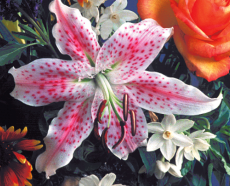
#> input picture Images/lily.tif, 230 x 186 px
$ python histogram.py
#> lines starting #> are read from the running program, lines starting #| are printed output that depends on the picture
import numpy as np
import cv2
import matplotlib.pyplot as plt

path = '../Images/'

img = cv2.imread(path+'lily.tif')
#> img is the input picture: shape (186, 230, 3); mean B, G, R 107.7, 101.8, 137.5
# cv2.imshow('image',img)
gray_image = cv2.cvtColor(img, cv2.COLOR_BGR2GRAY)
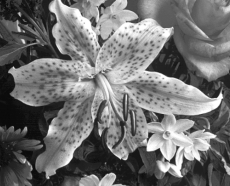
#> gray_image: shape (186, 230); min 9, max 255, mean 113.1
# cv2.imshow('gray_image',gray_image)
cv2.imwrite('images/lily_gray.tif', gray_image)

img=plt.hist(gray_image.ravel(),256,[0,256])
plt.show()
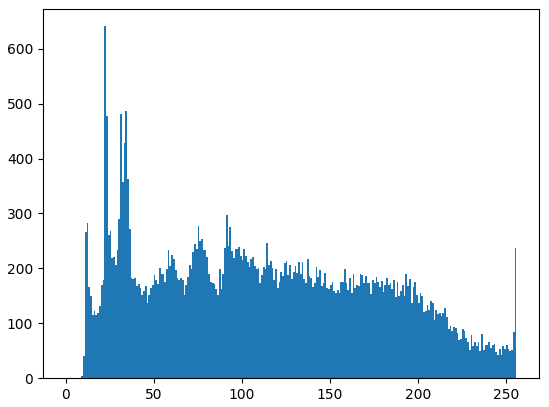
#> figure drawn by matplotlib, 1 panel; tallest bar 641 high, from x = 22 to 23

# cv2.waitKey(0)
# cv2.destroyAllWindows()

$ run again, with Images/alumgrns.tif copied over Images/lily.tif
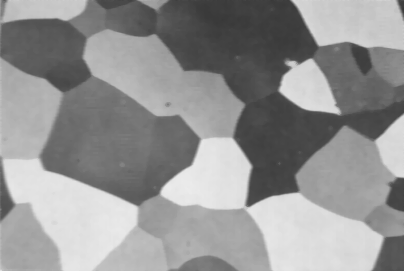
#> input picture Images/alumgrns.tif, 404 x 271 px
#> img is the input picture: shape (271, 404, 3); min 55, max 236, mean 147.1
#> `plt.show()`:
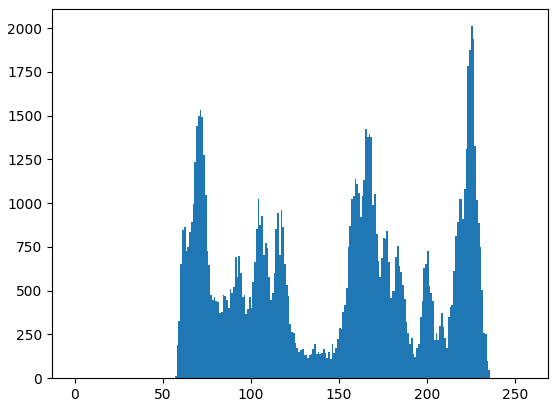
#> figure drawn by matplotlib, 1 panel; tallest bar 2011 high, from x = 225 to 226

$ run again, with Images/blood.tif copied over Images/lily.tif
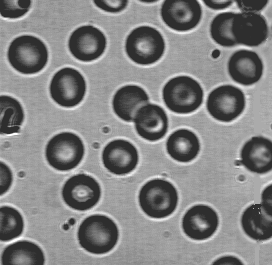
#> input picture Images/blood.tif, 272 x 265 px
#> img is the input picture: shape (265, 272, 3); min 46, max 255, mean 129.8
#> `plt.show()`:
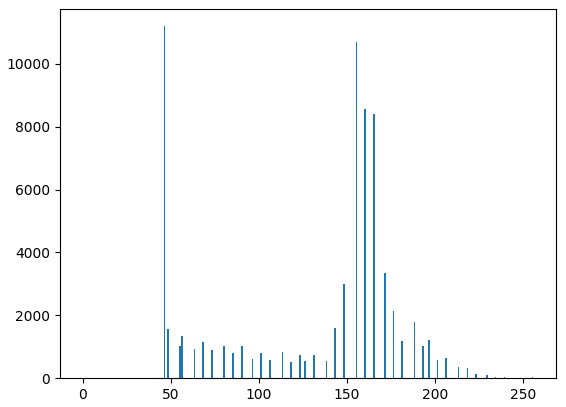
#> figure drawn by matplotlib, 1 panel; tallest bar 11198 high, from x = 46 to 47

$ run again, with Images/kids.tif copied over Images/lily.tif
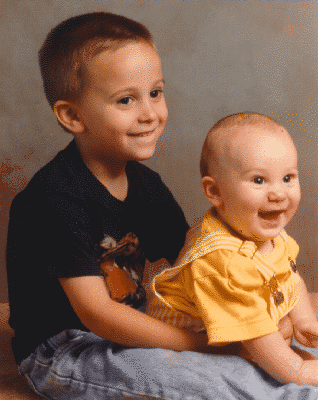
#> input picture Images/kids.tif, 318 x 400 px
#> img is the input picture: shape (400, 318, 3); mean B, G, R 77.9, 97.4, 128.7
#> `gray_image = cv2.cvtColor(img, cv2.COLOR_BGR2GRAY)`:
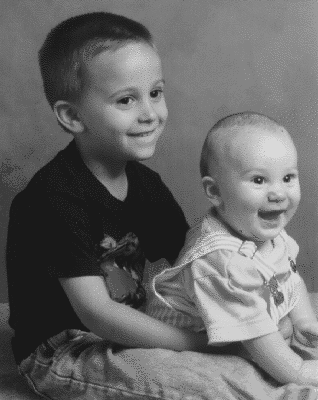
#> gray_image: shape (400, 318); min 25, max 217, mean 104.6
#> `plt.show()`:
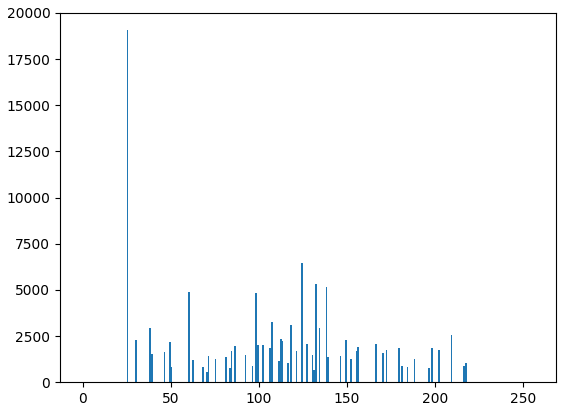
#> figure drawn by matplotlib, 1 panel; tallest bar 19065 high, from x = 25 to 26
